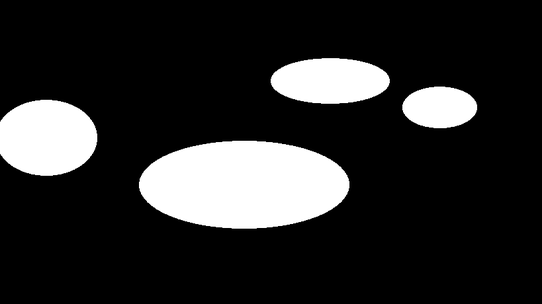
#> input picture images/obs1.png, 542 x 304 px, shrunk from 819 x 460 before the run, found by its file name
$ python process_image.py
#> lines starting #> are read from the running program, lines starting #| are printed output that depends on the picture; after the words box and inside, x2 and y2 are one past the last pixel; in counts of white or black regions, pixels touching at a corner belong together
### gridmap.py
import numpy
import matplotlib.pyplot as plt
from utils import png_to_ogm


class OccupancyGridMap:
    # [186 lines left out: functions __init__, mark_visited_idx, mark_visited, is_visited_idx, is_visited, get_data_idx and 10 more, not called in this run]

    @staticmethod
    def from_png(filename, cell_size):
        """
        Create an OccupancyGridMap from a png image
        :param filename: the image filename
        :param cell_size: the image pixel size in meters
        :return: the created OccupancyGridMap
        """
        ogm_data = png_to_ogm(filename, normalized=True)
        ogm_data_arr = numpy.array(ogm_data)
        ogm = OccupancyGridMap(ogm_data_arr, cell_size)

        return ogm

### utils.py
import math
import png
import numpy
import matplotlib.pyplot as plt


# [14 lines left out: function dist2d, not called in this run]


def png_to_ogm(filename=r'C:\Users\Admin\OneDrive\Desktop\Capstone Project\images\obs.png', normalized=False, origin='lower'):
    """
    Convert a png image to occupancy data.
    :param filename: the image filename
    :param normalized: whether the data should be normalised, i.e. to be in value range [0, 1]
    :param origin:
    :return:
    """
    r = png.Reader(filename)
    img = r.read()
    img_data = list(img[2])

    out_img = []
    bitdepth = img[3]['bitdepth']

    for i in range(len(img_data)):

        out_img_row = []

        for j in range(len(img_data[0])):
            if j % img[3]['planes'] == 0:
                if normalized:
                    out_img_row.append(img_data[i][j]*1.0/(2**bitdepth))
                else:
                    out_img_row.append(img_data[i][j])

        out_img.append(out_img_row)

    if origin == 'lower':
        out_img.reverse()

    return out_img


# [18 lines left out: function plot_path, not called in this run]


### process_image.py
from gridmap import OccupancyGridMap
import cv2
from PIL import Image
import numpy as np
import matplotlib.pyplot as plt
from utils import png_to_ogm


def canny(image):
    src = cv2.imread(image)
#> src is the input picture: shape (304, 542, 3); min 0, max 255, mean 42.2

    gray = cv2.cvtColor(src, cv2.COLOR_BGR2GRAY)
    (k,thresh) = cv2.threshold(gray,250,255,cv2.THRESH_BINARY)
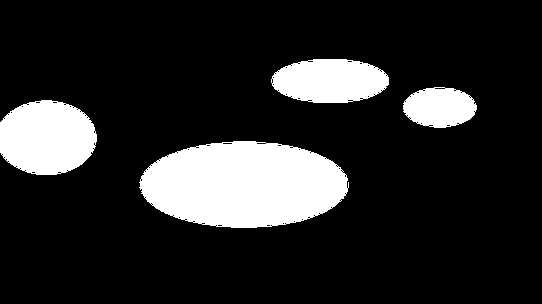
#> thresh: shape (304, 542); 16% white; 4 white regions, box (x1, y1, x2, y2) and area: (139, 141, 349, 228) 14158, (0, 100, 97, 175) 5802, (271, 59, 389, 103) 4093, (403, 87, 477, 128) 2307
    blur = cv2.GaussianBlur(gray, (5, 5), 0)
    canny = cv2.Canny(gray, 125, 175)
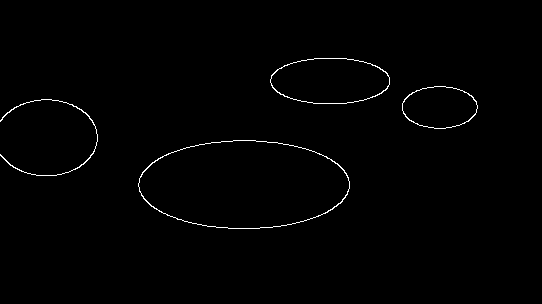
#> canny: shape (304, 542); 0.8% white in thin lines or dots, all inside (x1, y1, x2, y2) = (0, 58, 478, 229)
    return thresh


# [7 lines of commented-out code are left out]

from gridmap import OccupancyGridMap
import matplotlib.pyplot as plt
from a_star import a_star
from utils import plot_path


if __name__ == '__main__':
    # load the map
    ans = canny(r'C:\Users\Admin\OneDrive\Desktop\Capstone Project\images\obs1.png')
    res = cv2.imwrite(r'C:\Users\Admin\OneDrive\Desktop\Capstone Project\bw_imgs\image.png',ans)
    gmap = OccupancyGridMap.from_png('bw_imgs\image.png', 0.01)
#> (the run stopped early here; a loop or call above may not have finished)
